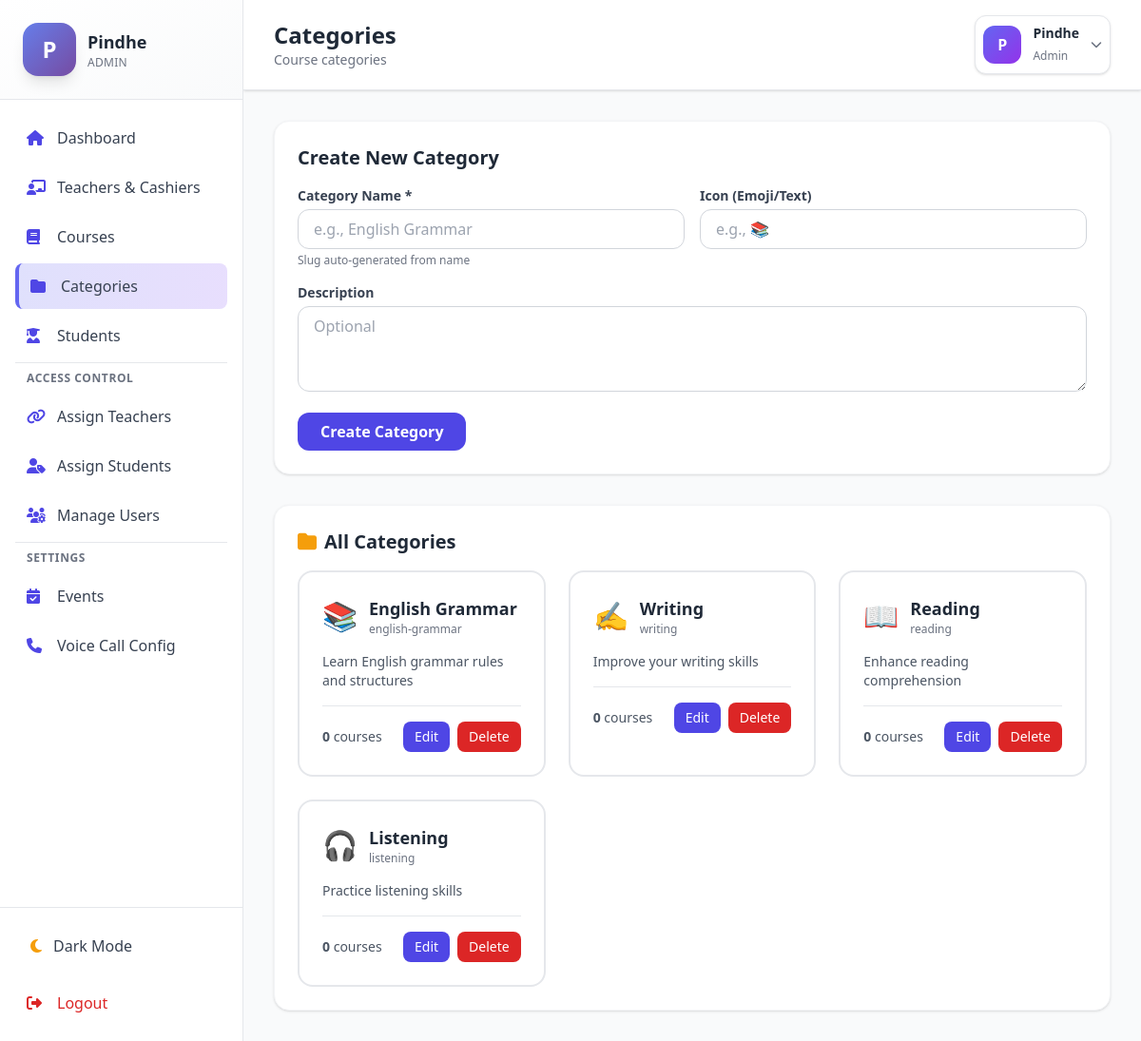
Screenshot of /admin/categories.php (signed in) with the database file from the repository.
### tables this page shows
CREATE TABLE IF NOT EXISTS categories (
    id INT AUTO_INCREMENT PRIMARY KEY,
    name VARCHAR(100) NOT NULL UNIQUE,
    slug VARCHAR(100) NOT NULL UNIQUE,
    description TEXT,
    icon VARCHAR(50),
    created_at TIMESTAMP DEFAULT CURRENT_TIMESTAMP,
    updated_at TIMESTAMP DEFAULT CURRENT_TIMESTAMP ON UPDATE CURRENT_TIMESTAMP
);

### includes/auth.php (called while the page is built, shortened)
<?php
function getCurrentUserName() {
    return $_SESSION['user_name'] ?? null;
}

### admin/categories.php (the view, shortened to what this page needs)
<?php
require_once __DIR__ . '/../includes/auth.php';
$pdo = getDBConnection();
$editCategory = null;
try {
    $stmt = $pdo->query("SELECT c.*, COUNT(co.id) as course_count
                        FROM categories c
                        LEFT JOIN courses co ON c.id = co.category_id
                        GROUP BY c.id
                        ORDER BY c.created_at DESC");
    $categories = $stmt->fetchAll();
} catch (PDOException $e) {
    if (strpos($e->getMessage(), 'created_at') !== false) {
        $stmt = $pdo->query("SELECT c.*, COUNT(co.id) as course_count
                            FROM categories c
                            LEFT JOIN courses co ON c.id = co.category_id
                            GROUP BY c.id
                            ORDER BY c.id DESC");
        $categories = $stmt->fetchAll();
    } else {
        throw $e;
    }
}
$currentPage = 'categories.php';
$pageTitle = 'Categories';
?>
<!DOCTYPE html>
<html lang="en" class="<?php echo isset($_COOKIE['dark_mode'])&&$_COOKIE['dark_mode']==='enabled'?'dark':''; ?>">
<head>
    <script src="https://cdn.tailwindcss.com"></script>
    <link rel="stylesheet" href="https://cdnjs.cloudflare.com/ajax/libs/font-awesome/6.4.0/css/all.min.css">
</head>
<body class="bg-gray-50 dark:bg-gray-900 min-h-screen">
    <?php include __DIR__.'/../includes/admin_sidebar.php'; ?>
    <div class="lg:ml-64">
        <header class="bg-white dark:bg-gray-800 shadow border-b border-gray-200 dark:border-gray-700 sticky top-0 z-20">
            <div class="px-4 sm:px-6 lg:px-8 py-4">
                <div class="flex items-center justify-between gap-4">
                    <div class="flex items-center gap-3">
                        <div>
                            <h1 class="text-2xl font-bold text-gray-800 dark:text-white"><?php echo $pageTitle; ?></h1>
                            <p class="text-sm text-gray-500 dark:text-gray-400">Course categories</p>
                        </div>
                    </div>
                    <?php include __DIR__.'/../includes/admin_header.php'; ?>
                </div>
            </div>
        </header>
        <main class="p-4 sm:p-6 lg:p-8">
        <div class="bg-white dark:bg-gray-800 rounded-2xl shadow border border-gray-100 dark:border-gray-700 p-6 mb-8">
            <h2 class="text-xl font-bold text-gray-800 dark:text-white mb-4">
                <?php echo $editCategory ? 'Edit Category' : 'Create New Category'; ?>
            </h2>
            <form method="POST" class="space-y-4">
                <div class="grid md:grid-cols-2 gap-4">
                    <div>
                        <label class="block text-sm font-semibold text-gray-700 dark:text-gray-300 mb-1">Category Name *</label>
                        <input type="text" name="name" required placeholder="e.g., English Grammar" value="<?php echo $editCategory ? htmlspecialchars($editCategory['name']) : ''; ?>" class="w-full px-4 py-2 border border-gray-300 dark:border-gray-600 rounded-xl bg-white dark:bg-gray-700 text-gray-800 dark:text-white focus:ring-2 focus:ring-indigo-500 focus:outline-none">
                        <p class="text-xs text-gray-500 dark:text-gray-400 mt-1">Slug auto-generated from name</p>
                    </div>
                    <div>
                        <label class="block text-sm font-semibold text-gray-700 dark:text-gray-300 mb-1">Icon (Emoji/Text)</label>
                        <input type="text" name="icon" placeholder="e.g., 📚" maxlength="50" value="<?php echo $editCategory ? htmlspecialchars($editCategory['icon'] ?? '') : ''; ?>" class="w-full px-4 py-2 border border-gray-300 dark:border-gray-600 rounded-xl bg-white dark:bg-gray-700 text-gray-800 dark:text-white focus:ring-2 focus:ring-indigo-500 focus:outline-none">
                    </div>
                </div>
                <div>
                    <label class="block text-sm font-semibold text-gray-700 dark:text-gray-300 mb-1">Description</label>
                    <textarea name="description" placeholder="Optional" rows="3" class="w-full px-4 py-2 border border-gray-300 dark:border-gray-600 rounded-xl bg-white dark:bg-gray-700 text-gray-800 dark:text-white focus:ring-2 focus:ring-indigo-500 focus:outline-none"><?php echo $editCategory ? htmlspecialchars($editCategory['description'] ?? '') : ''; ?></textarea>
                </div>
                <div class="flex gap-4">
                    <button type="submit" class="bg-indigo-600 text-white px-6 py-2 rounded-xl font-semibold hover:bg-indigo-700"><?php echo $editCategory ? 'Update' : 'Create'; ?> Category</button>
                </div>
            </form>
        </div>
        <div class="bg-white dark:bg-gray-800 rounded-2xl shadow border border-gray-100 dark:border-gray-700 p-6">
            <h2 class="text-xl font-bold text-gray-800 dark:text-white mb-4"><i class="fas fa-folder mr-2 text-amber-500"></i>All Categories</h2>
            <?php if (empty($categories)): ?>
                <div class="text-center py-12 text-gray-500 dark:text-gray-400"><i class="fas fa-folder-open text-5xl mb-3 opacity-50"></i><p class="text-lg">No categories yet. Create one above.</p></div>
            <?php else: ?>
                <div class="grid md:grid-cols-2 lg:grid-cols-3 gap-6">
                    <?php foreach ($categories as $c): ?>
                        <div class="bg-white dark:bg-gray-700/50 border-2 border-gray-200 dark:border-gray-600 rounded-2xl p-6 hover:border-amber-400 dark:hover:border-amber-500 transition-colors">
                            <div class="flex items-start justify-between mb-4">
                                <div class="flex items-center space-x-3">
                                    <span class="text-3xl"><?php echo !empty($c['icon']) ? htmlspecialchars($c['icon']) : '📁'; ?></span>
                                    <div>
                                        <h3 class="text-lg font-bold text-gray-800 dark:text-white"><?php echo htmlspecialchars($c['name']); ?></h3>
                                        <?php if (!empty($c['slug'])): ?><p class="text-xs text-gray-500 dark:text-gray-400"><?php echo htmlspecialchars($c['slug']); ?></p><?php endif; ?>
                                    </div>
                                </div>
                            </div>
                            <?php if (!empty($c['description'])): ?><p class="text-gray-600 dark:text-gray-400 text-sm mb-4 line-clamp-2"><?php echo htmlspecialchars($c['description']); ?></p><?php endif; ?>
                            <div class="flex items-center justify-between pt-4 border-t border-gray-200 dark:border-gray-600 gap-2">
                                <span class="text-sm text-gray-600 dark:text-gray-400"><span class="font-semibold"><?php echo $c['course_count']; ?></span> <?php echo $c['course_count']==1?'course':'courses'; ?></span>
                                <span class="inline-flex gap-2">
                                    <a href="categories.php?edit=<?php echo $c['id']; ?>" class="bg-indigo-600 text-white px-3 py-1.5 rounded-lg text-sm hover:bg-indigo-700">Edit</a>
                                    <form method="POST" class="inline" onsubmit="return confirm('Delete this category? Courses will be unassigned.');">
                                        <button type="submit" class="bg-red-600 text-white px-3 py-1.5 rounded-lg text-sm hover:bg-red-700">Delete</button>
                                    </form>
                                </span>
                            </div>
                        </div>
                    <?php endforeach; ?>
                </div>
            <?php endif; ?>
        </div>
        </main>
    </div>
</body>
</html>

### includes/admin_sidebar.php (shortened to what this page needs)
<?php
if (!isset($adminId)) {
    $adminId = getCurrentUserId();
}
if (!isset($name)) {
    $name = getCurrentUserName();
}
if (!isset($userAvatar)) {
    try {
        $stmt = $pdo->prepare("SELECT avatar FROM users WHERE id = ?");
        $stmt->execute([$adminId]);
        $userAvatar = $stmt->fetch(PDO::FETCH_ASSOC)['avatar'] ?? null;
    } catch (PDOException $e) {
        $userAvatar = null;
    }
}
$currentPage = $currentPage ?? basename($_SERVER['PHP_SELF']);
$adminNavMain = [
    ['href' => 'index.php', 'icon' => 'fa-home', 'label' => 'Dashboard'],
    ['href' => 'teachers.php', 'icon' => 'fa-chalkboard-teacher', 'label' => 'Teachers & Cashiers'],
    ['href' => 'courses.php', 'icon' => 'fa-book', 'label' => 'Courses'],
    ['href' => 'categories.php', 'icon' => 'fa-folder', 'label' => 'Categories'],
    ['href' => 'students.php', 'icon' => 'fa-user-graduate', 'label' => 'Students'],
];
$adminNavAccess = [
    ['href' => 'assign-teachers.php', 'icon' => 'fa-link', 'label' => 'Assign Teachers'],
    ['href' => 'assign-students.php', 'icon' => 'fa-user-tag', 'label' => 'Assign Students'],
    ['href' => 'manage-users.php', 'icon' => 'fa-users-cog', 'label' => 'Manage Users'],
];
$adminNavConfig = [
    ['href' => 'events.php', 'icon' => 'fa-calendar-check', 'label' => 'Events'],
    ['href' => 'voice-call-config.php', 'icon' => 'fa-phone', 'label' => 'Voice Call Config'],
];
?>
<aside id="sidebar" class="hidden lg:flex fixed left-0 top-0 h-full w-64 bg-white dark:bg-gray-800 border-r border-gray-200 dark:border-gray-700 z-40 flex-col">
    <div class="p-6 border-b border-gray-200 dark:border-gray-700 bg-gradient-to-br from-white to-gray-50 dark:from-gray-800 dark:to-gray-900">
        <div class="flex items-center space-x-3">
            <?php if (!empty($userAvatar) && file_exists(__DIR__ . '/../uploads/avatars/' . $userAvatar)): ?>
                <img src="../uploads/avatars/<?php echo htmlspecialchars($userAvatar); ?>" alt="Profile" class="w-14 h-14 rounded-2xl object-cover border-2 border-indigo-500 shadow-lg">
            <?php else: ?>
                <div class="gradient-bg w-14 h-14 rounded-2xl flex items-center justify-center shadow-lg">
                    <span class="text-white text-2xl font-bold"><?php echo strtoupper(substr($name, 0, 1)); ?></span>
                </div>
            <?php endif; ?>
            <div class="flex-1 min-w-0">
                <h2 class="font-extrabold text-gray-800 dark:text-white text-lg truncate"><?php echo htmlspecialchars(explode(' ', $name)[0]); ?></h2>
                <p class="text-xs text-gray-500 dark:text-gray-400 font-medium uppercase tracking-wide">Admin</p>
            </div>
        </div>
    </div>
    <nav class="flex-1 overflow-y-auto p-4 space-y-1">
        <?php foreach ($adminNavMain as $item): ?>
        <a href="<?php echo htmlspecialchars($item['href']); ?>" class="sidebar-link <?php echo $currentPage === $item['href'] ? 'active' : ''; ?> flex items-center space-x-3 p-3 rounded-lg text-gray-700 dark:text-gray-300">
            <i class="fas <?php echo $item['icon']; ?> text-indigo-600 dark:text-indigo-400 w-5"></i>
            <span class="font-medium"><?php echo htmlspecialchars($item['label']); ?></span>
        </a>
        <?php endforeach; ?>
        <div class="my-3 border-t border-gray-200 dark:border-gray-600"></div>
        <p class="px-3 py-1 text-xs font-semibold text-gray-500 dark:text-gray-400 uppercase tracking-wider">Access Control</p>
        <?php foreach ($adminNavAccess as $item): ?>
        <a href="<?php echo htmlspecialchars($item['href']); ?>" class="sidebar-link <?php echo $currentPage === $item['href'] ? 'active' : ''; ?> flex items-center space-x-3 p-3 rounded-lg text-gray-700 dark:text-gray-300">
            <i class="fas <?php echo $item['icon']; ?> text-indigo-600 dark:text-indigo-400 w-5"></i>
            <span class="font-medium"><?php echo htmlspecialchars($item['label']); ?></span>
        </a>
        <?php endforeach; ?>
        <div class="my-3 border-t border-gray-200 dark:border-gray-600"></div>
        <p class="px-3 py-1 text-xs font-semibold text-gray-500 dark:text-gray-400 uppercase tracking-wider">Settings</p>
        <?php foreach ($adminNavConfig as $item): ?>
        <a href="<?php echo htmlspecialchars($item['href']); ?>" class="sidebar-link <?php echo $currentPage === $item['href'] ? 'active' : ''; ?> flex items-center space-x-3 p-3 rounded-lg text-gray-700 dark:text-gray-300">
            <i class="fas <?php echo $item['icon']; ?> text-indigo-600 dark:text-indigo-400 w-5"></i>
            <span class="font-medium"><?php echo htmlspecialchars($item['label']); ?></span>
        </a>
        <?php endforeach; ?>
    </nav>
    <div class="p-4 border-t border-gray-200 dark:border-gray-700 space-y-3">
        <button id="dark-mode-toggle" onclick="if(window.toggleDarkMode) window.toggleDarkMode();" class="w-full flex items-center justify-between px-3 py-3 rounded-lg text-gray-700 dark:text-gray-300 hover:bg-gray-100 dark:hover:bg-gray-700 transition-colors cursor-pointer">
            <div class="flex items-center space-x-2">
                <i class="fas fa-moon text-amber-500 dark:hidden w-5"></i>
                <span class="font-medium">Dark Mode</span>
            </div>
        </button>
        <a href="../auth/logout.php" class="flex items-center space-x-3 p-3 rounded-lg text-red-600 dark:text-red-400 hover:bg-red-50 dark:hover:bg-red-900/20 transition-colors">
            <i class="fas fa-sign-out-alt w-5"></i>
            <span class="font-medium">Logout</span>
        </a>
    </div>
</aside>

### includes/admin_header.php (shortened to what this page needs)
<?php
if (!isset($userAvatar)) {
    try {
        $p = getDBConnection();
        $st = $p->prepare("SELECT avatar FROM users WHERE id = ?");
        $st->execute([$adminId]);
        $userAvatar = $st->fetch(PDO::FETCH_ASSOC)['avatar'] ?? null;
    } catch (PDOException $e) {
        $userAvatar = null;
    }
}
?>
<div class="relative">
    <button id="user-menu-button" class="flex items-center space-x-3 bg-white dark:bg-gray-800 p-2 rounded-xl shadow border border-gray-200 dark:border-gray-700 hover:shadow-md transition-all">
        <?php if (!empty($userAvatar) && file_exists(__DIR__ . '/../uploads/avatars/' . $userAvatar)): ?>
            <img src="../uploads/avatars/<?php echo htmlspecialchars($userAvatar); ?>" alt="Profile" class="w-10 h-10 rounded-xl object-cover border-2 border-indigo-500">
        <?php else: ?>
            <div class="bg-gradient-to-br from-indigo-500 to-purple-600 w-10 h-10 rounded-xl flex items-center justify-center">
                <span class="text-white text-base font-bold"><?php echo strtoupper(substr($name, 0, 1)); ?></span>
            </div>
        <?php endif; ?>
        <div class="hidden sm:block text-left">
            <span class="font-bold text-gray-800 dark:text-white block text-sm"><?php echo htmlspecialchars(explode(' ', $name)[0]); ?></span>
            <span class="text-xs text-gray-500 dark:text-gray-400">Admin</span>
        </div>
        <i class="fas fa-chevron-down text-gray-500 dark:text-gray-400 text-xs"></i>
    </button>
</div>

### includes/admin_sidebar.php (style rules this page uses)
.sidebar-link { transition: all 0.3s ease; }
.sidebar-link.active { background: linear-gradient(90deg, rgba(99, 102, 241, 0.2), rgba(139, 92, 246, 0.2)); border-left: 4px solid #6366f1; font-weight: bold; }
.gradient-bg { background: linear-gradient(135deg, #667eea 0%, #764ba2 100%); }

### rows the page displays
categories: icon "📚", name "English Grammar", slug "english-grammar", description "Learn English grammar rules and structures", course_count "0"
categories: icon "✍️", name "Writing", slug "writing", description "Improve your writing skills", course_count "0"
categories: icon "📖", name "Reading", slug "reading", description "Enhance reading comprehension", course_count "0"
categories: icon "🎧", name "Listening", slug "listening", description "Practice listening skills", course_count "0"

### other values shown
substr($name, 0, 1) "P"
explode(' ', $name)[0] "Pindhe"
$item['label'] "Dashboard"
$item['label'] "Teachers & Cashiers"
$item['label'] "Courses"
$item['label'] "Categories"
$item['label'] "Students"
$item['label'] "Assign Teachers"
$item['label'] "Assign Students"
$item['label'] "Manage Users"
$item['label'] "Events"
$item['label'] "Voice Call Config"
$pageTitle "Categories"
